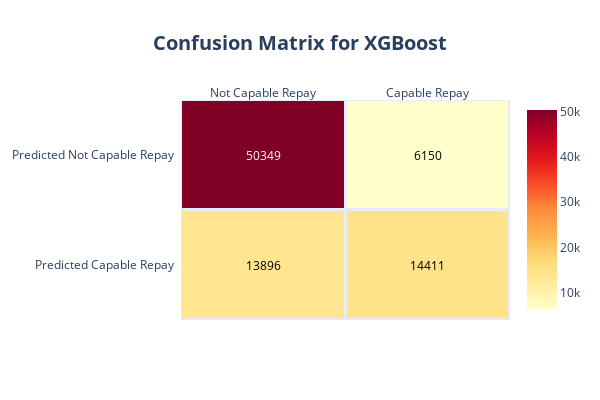

Notebook code cell kept with this figure:
### Code cell
z=xgboost_conf
fig1 = ff.create_annotated_heatmap(z, x=['Not Capable Repay','Capable Repay'], y=['Predicted Not Capable Repay','Predicted Capable Repay'], colorscale='YlOrRd',xgap=3,ygap=3)
fig1['data'][0]['showscale'] = True

fig1.update_layout(title_text='<b>Confusion Matrix for XGBoost<b>',
                  title_x=0.5,
                  titlefont={'size': 20},
                  width=600, height=400,
                  xaxis_showgrid=False,
                  yaxis_showgrid=False,
                  yaxis_autorange='reversed'
                  )

### Figure 1 — Plotly figure (JSON) as saved in the notebook; plotly's stock layout.template omitted (floating-point values rounded to 4 significant figures)
{"data": [{"colorscale": [[0, "rgb(255,255,204)"], [0.125, "rgb(255,237,160)"], [0.25, "rgb(254,217,118)"], [0.375, "rgb(254,178,76)"], [0.5, "rgb(253,141,60)"], [0.625, "rgb(252,78,42)"], [0.75, "rgb(227,26,28)"], [0.875, "rgb(189,0,38)"], [1, "rgb(128,0,38)"]], "reversescale": false, "showscale": true, "type": "heatmap", "x": ["Not Capable Repay", "Capable Repay"], "xgap": 3, "y": ["Predicted Not Capable Repay", "Predicted Capable Repay"], "ygap": 3, "z": [[50349, 6150], [13896, 14411]]}], "layout": {"annotations": [{"font": {"color": "#FFFFFF"}, "showarrow": false, "text": "50349", "x": "Not Capable Repay", "xref": "x", "y": "Predicted Not Capable Repay", "yref": "y"}, {"font": {"color": "#000000"}, "showarrow": false, "text": "6150", "x": "Capable Repay", "xref": "x", "y": "Predicted Not Capable Repay", "yref": "y"}, {"font": {"color": "#000000"}, "showarrow": false, "text": "13896", "x": "Not Capable Repay", "xref": "x", "y": "Predicted Capable Repay", "yref": "y"}, {"font": {"color": "#000000"}, "showarrow": false, "text": "14411", "x": "Capable Repay", "xref": "x", "y": "Predicted Capable Repay", "yref": "y"}], "height": 400, "title": {"font": {"size": 20}, "text": "<b>Confusion Matrix for XGBoost<b>", "x": 0.5}, "width": 600, "xaxis": {"dtick": 1, "gridcolor": "rgb(0, 0, 0)", "showgrid": false, "side": "top", "ticks": ""}, "yaxis": {"autorange": "reversed", "dtick": 1, "showgrid": false, "ticks": "", "ticksuffix": "  "}}}
